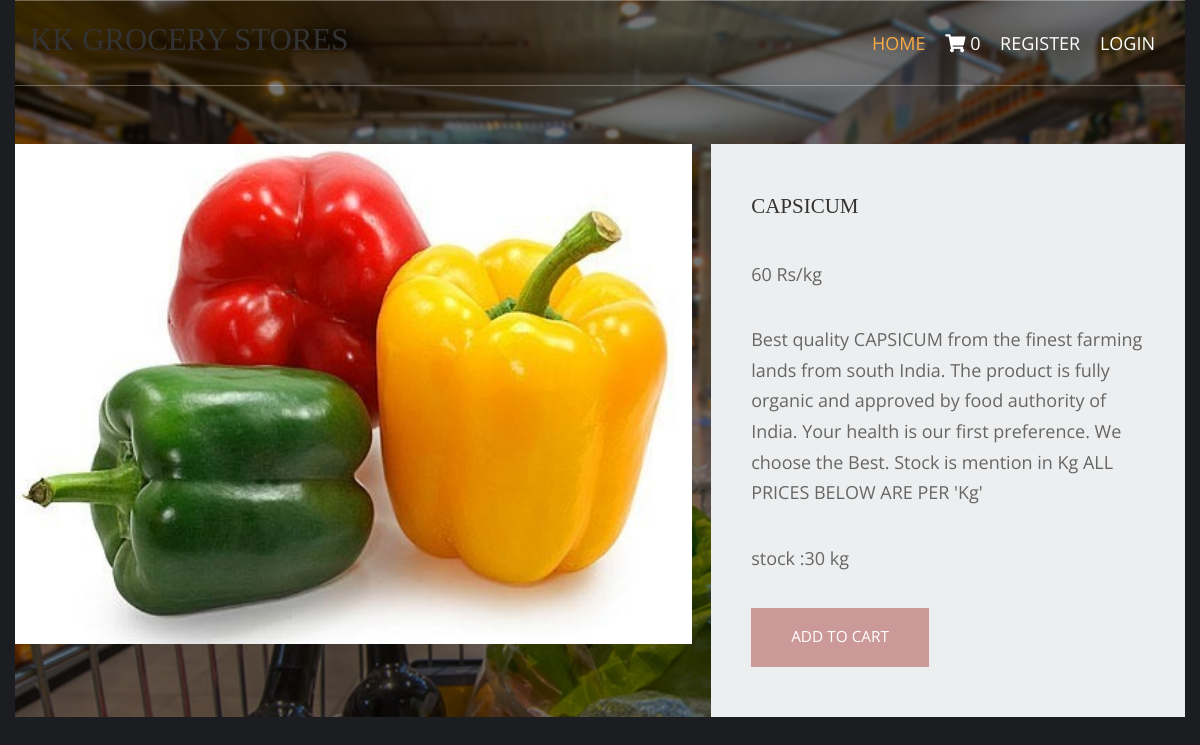
The page /vegetables/capsicum/ on the database its author committed.
### shop/models.py (models this page shows, shortened)
class products(models.Model):
    name=models.CharField(max_length=250,unique=True)
    slug=models.SlugField(max_length=250,unique=True)
    img=models.ImageField(upload_to='product')
    desc=models.TextField()
    stock=models.IntegerField()
    available=models.BooleanField()
    price=models.IntegerField()
    category=models.ForeignKey(categ,on_delete=models.CASCADE)

### shop/views.py (the view)
# urls.py: path('<slug:c_slug>/<slug:product_slug>/',views.prodDetails,name='details'),
def prodDetails(request,c_slug,product_slug):
    try:
        prod=products.objects.get(category__slug=c_slug,slug=product_slug)
    except Exception  as e:
        raise e
    return render(request,'item.html',{'pr':prod})

### cart/context_processor.py (called while the page is built)
def count(request):
    item_count=0
    if 'admin' in request.path:
        return{}
    else:
        try:
            ct=cartlist.objects.filter(cart_id=c_id(request))
            cti=items.objects.all().filter(cart=ct[:1])
            for c in cti:
                item_count += c.quan
        except cartlist.DoesNotExist:
            item_count=0
        return  ({'itc':item_count})

### cart/views.py (called while the page is built)
def c_id(request):
    ct_id=request.session.session_key
    if not ct_id:
        ct_id=request.session.create()
    return ct_id

### templates/item.html (shortened to what this page needs)
{% extends 'base.html' %}
{% load static %}
{% block content %}
<html lang="en">
<head>
    <link href="{% static 'pr/fontawesome/css/all.min.css' %}" rel="stylesheet" />
    <link href="{% static 'pr/css/templatemo-comparto.css' %}" rel="stylesheet" />
</head>
<body>
  <br><br>
        <section class="tm-mb-1" id="about">
            <div class="tm-row tm-about-row">
                <div class="tm-section-1-l">
                    <img src="{{pr.img.url}}" alt="About image" class="tm-img-responsive" style="height:500;width:1000">
                </div>
                <article class="tm-section-1-r tm-bg-color-8">
                    <h2 class="tm-mb-2 tm-title-color">{{pr.name}}</h2>
                     <p>{{pr.price}} Rs/kg</p>
                   <p>{{pr.desc}}</p>
                     <p>stock :{{pr.stock}} kg</p>
                    {% if pr.stock >= 1 %}
                    <a href="{% url 'addcart' pr.id %}" class="tm-btn tm-btn-1 tm-link-to-services">ADD TO CART</a>
                    {% else %}
                    <h1 style="color:red">sorry,out of stock</h1>
                    {% endif %}
                </article>
            </div>
        </section>
</body>
</html>
{% endblock %}

### static/hm/layout/styles/layout.css (style rules this page uses)
*, *::before, *::after { transition:all .3s ease-in-out; }
body { color:#A5A6AA; background-color:#1C1D21; }
a { color:#FBAB45; }

### static/pr/pr/css/templatemo-comparto.css (style rules this page uses)
*, *::before, *::after { box-sizing: border-box; outline: none; }
ul, h1, h2, h3, h4, p, figure { padding: 0; margin: 0; }
body { font-family: 'Open Sans', Arial, sans-serif; font-size: 18px; overflow-x: hidden; padding-left: 15px; padding-right: 15px; margin: 0; }
h2 { font-size: 1.5rem; }
a { transition: all 0.3s ease; text-decoration: none; }
p { color: #666; line-height: 1.7; margin-bottom: 35px; }
h1, h2, h3, h4, h5, h6 { color: #333; }
.tm-mb-1 { margin-bottom: 20px; }
.tm-mb-2 { margin-bottom: 40px; }
.tm-bg-color-8 { background-color: #EDEEEF; }
.tm-img-responsive { max-width: 100%; height: auto; }
.tm-section-1-l { width: 57.85%; margin-right: 1.65%; }
.tm-section-1-r { padding: 50px 40px; width: 40.5%; }
.tm-row { display: flex; }
.tm-btn { display: inline-block; padding: 15px 40px; font-size: 1.1rem; border: none; background-color: #CC9999; color: white; }
a { color: #666; }

### static/hm/layout/styles/framework.css (style rules this page uses)
html { overflow-y:scroll; overflow-x:hidden; }
html, body { margin:0; padding:0; font-size:14px; line-height:1.6em; }
*, *::before, *::after { box-sizing:border-box; }
a { outline:none; text-decoration:none; }
img { width:auto; max-width:100%; height:auto; margin:0; padding:0; border:none; line-height:normal; vertical-align:middle; }
body, input, textarea, select { font-family:Verdana, Geneva, sans-serif; }
h1, h2, h3, h4, h5, h6, .heading { font-family:Georgia, "Times New Roman", Times, serif; }
::placeholder { opacity:1; }
h1, h2, h3, h4, h5, h6, .heading { margin:0 0 20px 0; font-size:1.4rem; line-height:normal; font-weight:normal; text-transform:uppercase; }
address, article, aside, figcaption, figure, footer, header, main, nav, section { display:block; margin:0; padding:0; }

### rows shown on the page
products: img (picture), name "CAPSICUM", price "60", desc "Best quality CAPSICUM from the finest farming lands from south India. The product is fully organic and approved by food authority of India. Your health is our first preference. We choose the Best. Stock is mention in Kg ALL PRICES BELOW ARE PER 'Kg'", stock "30"

### other values the page prints
{{ itc }} "0"
